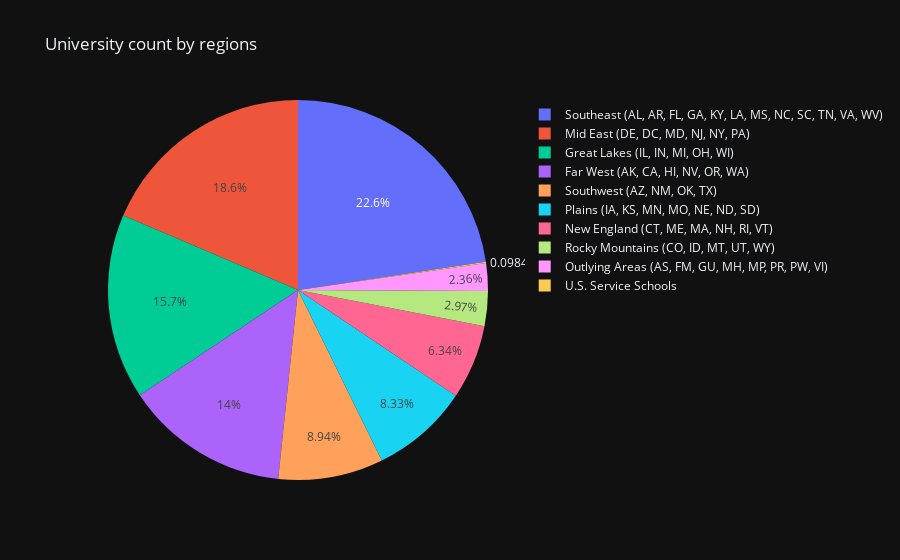

The code cell stored with this chart in its notebook:
### Code cell
bar = px.pie(values=region_uni.values,names=region_uni.index,  title="University count by regions")
bar.update_layout(xaxis_title="Region", yaxis_title="No.of universities")
bar.show()

### Figure 1 — Plotly figure (JSON) as saved in the notebook; plotly's stock layout.template omitted (floating-point values rounded to 4 significant figures)
{"data": [{"domain": {"x": [0.0, 1.0], "y": [0.0, 1.0]}, "hovertemplate": "label=%{label}<br>value=%{value}<extra></extra>", "labels": ["Southeast (AL, AR, FL, GA, KY, LA, MS, NC, SC, TN, VA, WV)", "Mid East (DE, DC, MD, NJ, NY, PA)", "Great Lakes (IL, IN, MI, OH, WI)", "Far West (AK, CA, HI, NV, OR, WA)", "Southwest (AZ, NM, OK, TX)", "Plains (IA, KS, MN, MO, NE, ND, SD)", "New England (CT, ME, MA, NH, RI, VT)", "Rocky Mountains (CO, ID, MT, UT, WY)", "Outlying Areas (AS, FM, GU, MH, MP, PR, PW, VI)", "U.S. Service Schools"], "legendgroup": "", "name": "", "showlegend": true, "values": [1150, 945, 800, 711, 454, 423, 322, 151, 120, 5], "type": "pie"}], "layout": {"legend": {"tracegroupgap": 0}, "title": {"text": "University count by regions"}, "xaxis": {"title": {"text": "Region"}}, "yaxis": {"title": {"text": "No.of universities"}}}}
